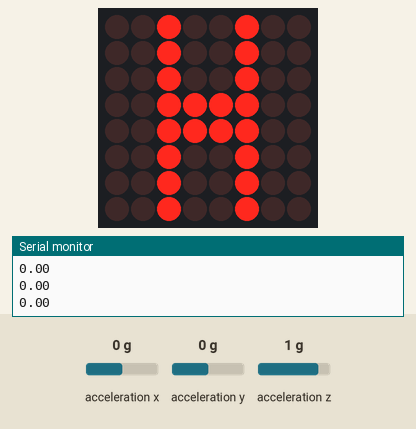
Bench run of a sketch on a simulated Arduino Uno, built with avr-gcc and run on an emulated ATmega328P. On the bench: 8×8 LED matrix, the last lines printed to the serial monitor. Inputs (shaded band) come from the test bench; at power-on: acceleration x 0 g, acceleration z 1 g, acceleration y 0 g.

Above: at 1.2 s.
1.3 s: acceleration x set to -1.4 g
At 2.0 s:
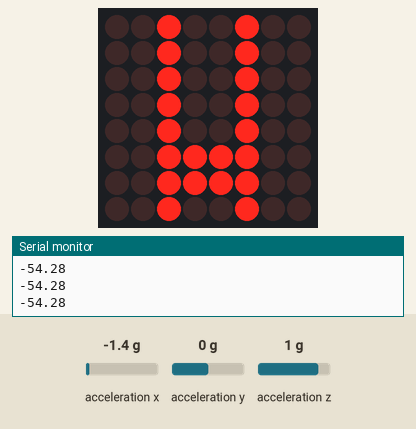
2.8 s: acceleration z set to -1.4 g
At 3.1 s:
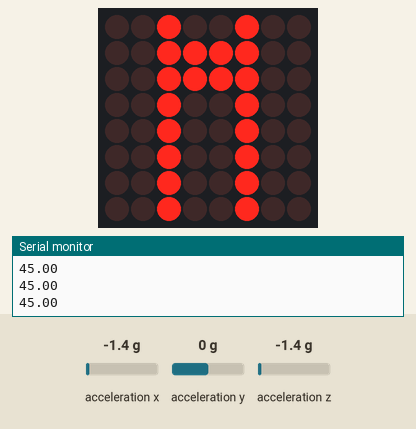
4.3 s: acceleration z set to 0 g
At 4.9 s:
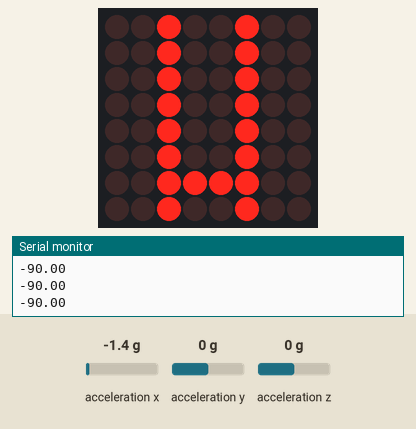
7.3 s: acceleration x set to 0.8 g
10.3 s: acceleration z set to 1.4 g
At 10.7 s:
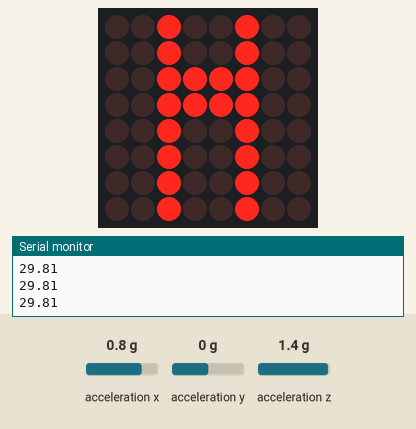
11.8 s: acceleration x set to -0.8 g
At 12.6 s:
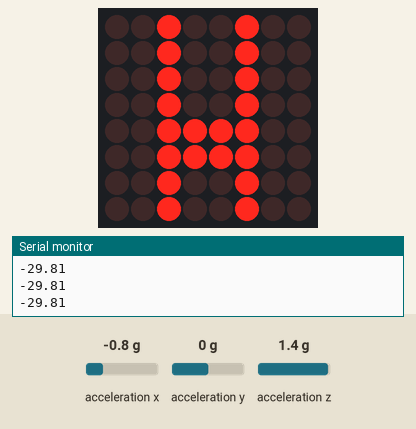
Timing chart, 0 to 14.3 s (numbered marks = the images above; inputs shaded):
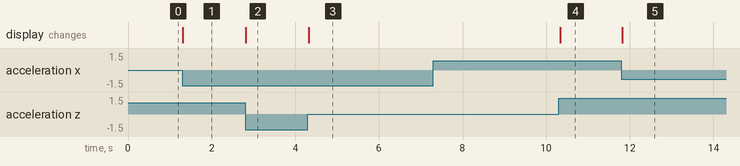

Measured:
- after the input at 1.3 s, the display: changes at once (image 1)
- after the input at 2.8 s, the display: changes at once (image 2)
- after the input at 4.3 s, the display: changes at once (image 3)
- after the input at 10.3 s, the display: changes at once (image 4)
- after the input at 11.8 s, the display: changes at once (image 5)

The sketch:

Practica_6.ino
```cpp
/*
 * Fundacion Kinal
 * Centro educativo tecnico laboral Kinal
 * Electronica
 * Grado: Quinto
 * Sección: A
 * Curso: Taller de electronica digital y reparación de computadoras I
 * Nombre: Josué David Padilla Morataya
 * CARNE: 2022074
 * Proyecto: Nivelador
*/
#include <Wire.h>
#include <SPI.h>
#include <SparkFun_ADXL345.h>
#include <LedControl.h>

//Directivas
#define ancho_matriz 8
#define alto_matriz 8
#define DATO_PIN 12
#define CLK_PIN 11
#define CS_PIN 10

//Variables
float xg,yg,zg;
float soh;
float tilt;
float angle;

const byte desnivelIzquierda5[8] = {
  B00000000,
  B00000000,
  B11111111,
  B00000010,
  B00000010,
  B11111111,
  B00000000,
  B00000000
};

const byte desnivelIzquierda4[8] = {
  B00000000,
  B00000000,
  B11111111,
  B00000110,
  B00000110,
  B11111111,
  B00000000,
  B00000000
};

const byte desnivelIzquierda3[8] = {
  B00000000,
  B00000000,
  B11111111,
  B00000100,
  B00000100,
  B11111111,
  B00000000,
  B00000000
};

const byte desnivelIzquierda2[8] = {
  B00000000,
  B00000000,
  B11111111,
  B00001100,
  B00001100,
  B11111111,
  B00000000,
  B00000000
  };

const byte desnivelIzquierda1[8] = {
  B00000000,
  B00000000,
  B11111111,
  B00001000,
  B00001000,
  B11111111,
  B00000000,
  B00000000
  };

const byte centrado[8] = {
  B00000000,
  B00000000,
  B11111111,
  B00011000,
  B00011000,
  B11111111,
  B00000000,
  B00000000};

const byte desnivelDerecha1[8] = {
  B00000000,
  B00000000,
  B11111111,
  B00010000,
  B00010000,
  B11111111,
  B00000000,
  B00000000};

const byte desnivelDerecha2[8] = {
  B00000000,
  B00000000,
  B11111111,
  B00110000,
  B00110000,
  B11111111,
  B00000000,
  B00000000
};

const byte desnivelDerecha3[8] = {
  B00000000,
  B00000000,
  B11111111,
  B00100000,
  B00100000,
  B11111111,
  B00000000,
  B00000000
};

const byte desnivelDerecha4[8] = {
  B00000000,
  B00000000,
  B11111111,
  B01100000,
  B01100000,
  B11111111,
  B00000000,
  B00000000
};

const byte desnivelDerecha5[8] = {
  B00000000,
  B00000000,
  B11111111,
  B01000000,
  B01000000,
  B11111111,
  B00000000,
  B00000000
};

//Constructores
LedControl ledMatrix = LedControl(DATO_PIN,CLK_PIN,CS_PIN,1);
ADXL345 NIVEL = ADXL345();
void setup() {
   Serial.begin(9600);
   ledMatrix.shutdown(0,false);
   ledMatrix.setIntensity(0,15);
   ledMatrix.clearDisplay(0);
   NIVEL.powerOn();
   NIVEL.setRangeSetting(8);

}

void loop() {
   nivelacion();
   animacion();

}

void nivelacion(){
  int sumax = 0;
  int x, y, z;
  NIVEL.readAccel(&x, &y, &z);
     xg = x*0.0039;
     yg = y*0.0039;
     zg = z*0.0039;
     soh = xg/zg;

     tilt = atan(soh)*57.296;
}

void animacion(){
  Serial.println(tilt);
  if((abs(tilt) > 90)){
    for (int i = alto_matriz; i > 0; i--) {
    ledMatrix.setColumn(0, i, desnivelDerecha5[i]);
      }
    for (int i = alto_matriz; i > 0; i--) {
    ledMatrix.setColumn(0, i, desnivelIzquierda5[i]);
      }
  }

  if((tilt < -60) && ( tilt >= -90) ){
    for (int i = alto_matriz; i > 0; i--) {
    ledMatrix.setColumn(0, i, desnivelIzquierda5[i]);
      }
  }

  if((tilt < -45) && (tilt >= -60 )){
    for (int i = alto_matriz; i > 0; i--) {
    ledMatrix.setColumn(0, i, desnivelIzquierda4[i]);
      }
  }
  if((tilt < -30) && (tilt >= -45 )){
    for (int i = alto_matriz; i > 0; i--) {
    ledMatrix.setColumn(0, i, desnivelIzquierda3[i]);
      }
  }

  if((tilt < -15) && (tilt >= -30 )){
   for (int i = alto_matriz; i > 0; i--) {
    ledMatrix.setColumn(0, i, desnivelIzquierda2[i]);
      }
  }

  if((tilt < -5) && (tilt >= -15 )){
   for (int i = alto_matriz; i > 0; i--) {
    ledMatrix.setColumn(0, i, desnivelIzquierda1[i]);
      }
  }

  if(tilt >= -5 && tilt <= 5){
   for (int i = alto_matriz; i > 0; i--) {
    ledMatrix.setColumn(0, i, centrado[i]);
      }
  }

  if((tilt > 5) && (tilt <= 15 )){
   for (int i = alto_matriz; i > 0; i--) {
    ledMatrix.setColumn(0, i, desnivelDerecha1[i]);
      }
  }

  if((tilt > 15) && (tilt <= 30 )){
   for (int i = alto_matriz; i > 0; i--) {
    ledMatrix.setColumn(0, i, desnivelDerecha2[i]);
      }
  }

  if((tilt > 30) && (tilt <= 45 )){
   for (int i = alto_matriz; i > 0; i--) {
    ledMatrix.setColumn(0, i, desnivelDerecha3[i]);
      }
  }

  if((tilt > 45) && (tilt <= 60 )){
   for (int i = alto_matriz; i > 0; i--) {
    ledMatrix.setColumn(0, i, desnivelDerecha4[i]);
      }
  }
  if((tilt > 60) && (tilt <= 90 )){
   for (int i = alto_matriz; i > 0; i--) {
    ledMatrix.setColumn(0, i, desnivelDerecha5[i]);
      }
  }
  }
```
